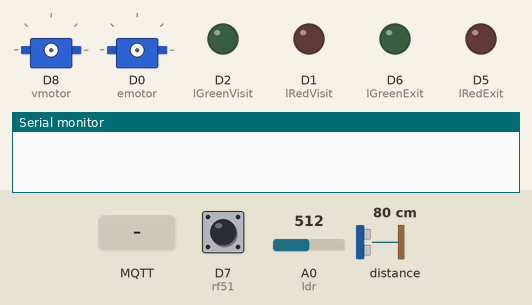
Simulated run of this sketch. Board: ESP8266 (NodeMCU). On the bench: 2 × servo, output pins drawn as LEDs (lit = HIGH), the last lines printed to the serial monitor. Wiring (inferred from the names in the program): ultrasonic range finder: trigger D4; echo D3. The inputs (shaded band) are chosen by the test bench; at power-on: D7 (rf51) HIGH, A0 (ldr) = 512, distance to the obstacle 80 cm. The echo pulse lasts 58.3 µs per cm; WiFi joins after 1.5 s; servers stay silent unless stated; no MQTT or app messages arrive unless stated; pins used as bus, display or sensor lines are not drawn.

Above: at 0.0 s.
At 2.7 s:
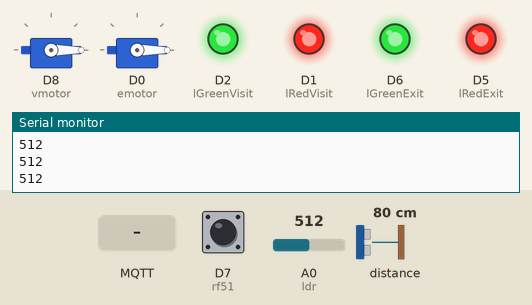
2.8 s: MQTT message "visit" arrives on the second subscribed topic
At 4.1 s:
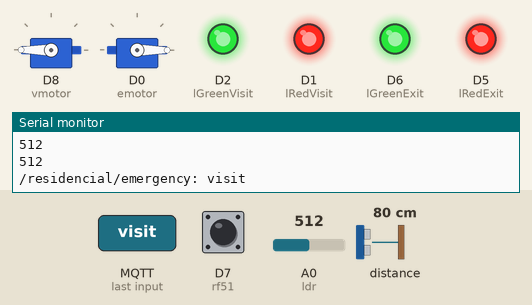
Timing chart, 0 to 9.3 s (numbered marks = the images above; inputs shaded):
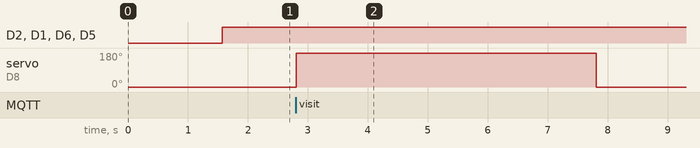

The sketch:

InvitadosMqtt.ino
```cpp
/* SG90          ESP8266
Brown            (GND)
Red              (VCC)
Orange           DIGITAL PIN: Visit D8 Salida D0
*/

/* Ultrasonic    ESP8266
triger           D4
echo             D3
*/

/* LED RGB INVITADOS
led Rojo D1
led Verde D2
*/

/* LED RGB SALIDA
led Rojo D5
led Verde D6
*/

/* LDR A0 */

#include <SPI.h>
#include <Servo.h>
#include <MFRC522.h>
#include <ESP8266WiFi.h>
#include <PubSubClient.h>

// PubSubClient
const char *ssid = "Loza";
const char *password = "e3dc108b83";

const char *mqtt_server = "192.168.5.37";
const char *mqtt_user = "loza";
const char *mqtt_password = "loza";

WiFiClient espClient;
PubSubClient mqttClient(espClient);

const char *subscriptions[] = {
  "/residencial/resident/door/",
  "/residencial/emergency",
  "/residencial/visit/door/"
};

const char *topics[] = {
  "/resident/target",
  "/residencial/visit"
};

//RFID
#define SS_PIN D2
#define RST_PIN D1
MFRC522 rfid(SS_PIN, RST_PIN);

//Servo Motor Exit
#define emotor D0
Servo ServoExit;

//Servo Motor Visit
#define vmotor D8
Servo ServoVisit;

//Ultrasonic
#define triger D4
#define echo D3

//LEDs Visit
#define lRedVisit D1
#define lGreenVisit D2

//LEDs Exit
#define lRedExit D5
#define lGreenExit D6

//LDR
#define ldr A0

//Infrarrojo
#define rf51 D7

//--------------------------------------------Infrarrojo----------------------------------------------------
void Infrared(){
  int value = digitalRead(rf51);
  if(value == 0){
    ExitDoor(180);
  }
}

//------------------------------------------------LEDs RGB-----------------------------------------------------
void RGBVisit(int led){
  int value = analogRead(ldr);
  if (value <= 250) {
    if (led != 0) {
      digitalWrite(lRedVisit, HIGH);
      digitalWrite(lGreenVisit, LOW);
    } else {
      digitalWrite(lRedVisit, LOW);
      digitalWrite(lGreenVisit, HIGH);
    }
  } else {
    digitalWrite(lRedVisit, HIGH);
    digitalWrite(lGreenVisit, HIGH);
  }
}

void RGBExit(int led){
  int value = analogRead(ldr);
  if (value <= 250) {
    if (led != 0) {
      digitalWrite(lRedExit, HIGH);
      digitalWrite(lGreenExit, LOW);
    } else {
      digitalWrite(lRedExit, LOW);
      digitalWrite(lGreenExit, HIGH);
    }
  } else {
    digitalWrite(lRedExit, HIGH);
    digitalWrite(lGreenExit, HIGH);
  }
}

//------------------------------------------------Servo Functions------------------------------------------------

void VisitDoor(int position) {
  if (position <= 180) {
    ServoVisit.write(180);
    RGBVisit(1);
    delay(5000);
    ServoVisit.write(0);
    RGBVisit(0);
  } else {
    Serial.println("Error to move servo");
  }
}

void ExitDoor(int position) {
  if (position <= 180) {
    ServoExit.write(180);
    RGBExit(1);
    delay(5000);
    ServoExit.write(0);
    RGBExit(0);
  } else {
    Serial.println("Error to move servo");
  }
}

//------------------------------------------------Ultrasonic Function------------------------------------------------
void UltraSonic() {

  digitalWrite(triger, LOW);
  delayMicroseconds(2);

  // Establece el TRIG en HIGH durante 10 ms
  digitalWrite(triger, HIGH);
  delayMicroseconds(10);
  digitalWrite(triger, LOW);

  float duration = pulseIn(echo, HIGH);

  float distance = (duration * 0.034 / 2);

  if(distance <= 10){
    Publish(topics[1], "active");
  }
}

//-------------------------------------------------Wifi Connection------------------------------------------------
void WifiConnection() {
  delay(10);
  Serial.printf("\nConectando a %s ", ssid);
  WiFi.begin(ssid, password);

  while (WiFi.status() != WL_CONNECTED) {
    delay(500);
    Serial.print(".");
  }

  Serial.println("\nConectado al WiFi");
}

//------------------------------------------------Mqtt Reconnection------------------------------------------------
void ReconnectMqtt() {
  while (!mqttClient.connected()) {
    Serial.println("Conectando al broker MQTT...");
    if (mqttClient.connect("ESP-Client", mqtt_user, mqtt_password)) {
      Serial.println("Conectado al MQTT Broker");
      for (int i = 0; i < sizeof(subscriptions) / sizeof(subscriptions[0]); i++) {
        mqttClient.subscribe(subscriptions[i]);
      }
    } else {
      Serial.print("Error de conexión, rc=");
      Serial.print(mqttClient.state());
      Serial.println(" Reintentando en 5 segundos");
      delay(5000);
    }
  }
}

//------------------------------------------------MQTT Functions------------------------------------------------
void Publish(const char *topic, const char *message) {
  mqttClient.publish(topic, message);
}

void CallBack(char *topic, byte *message, unsigned int length) {
  Serial.print(topic);
  Serial.print(": ");

  String data;

  for (int i = 0; i < length; i++) {
    data += (char)message[i];
  }

  Serial.println(data);

  WebDataManage(topic, data);
}

//------------------------------------------------Data from web------------------------------------------------
void WebDataManage(const char *topic, const String data) {
  if (strcmp(topic, subscriptions[1]) == 0) {
    if(data == "visit"){
      VisitDoor(180);
    }
  }
  if (strcmp(topic, subscriptions[2]) == 0) {
     if(data == "open"){
      VisitDoor(180);
    }
  }
}

void setup() {
  //Init wifi
  WifiConnection();

  //Init mqtt
  mqttClient.setServer(mqtt_server, 1883);
  mqttClient.setCallback(CallBack);

  //Init serial
  Serial.begin(115200);

  //Init servo visit
  ServoVisit.attach(vmotor);
  ServoVisit.write(0);

  //Init servo exit
  ServoExit.attach(emotor);
  ServoExit.write(0);

  //Init Ultrasonic
  pinMode(triger, OUTPUT);
  pinMode(echo, INPUT);

  //Init LEDs
  //Visit
  pinMode(lRedVisit,OUTPUT);
  pinMode(lGreenVisit,OUTPUT);
  //digitalWrite(lRedVisit,LOW);
  //digitalWrite(lGreenVisit,HIGH);
  //Exit
  pinMode(lRedExit,OUTPUT);
  pinMode(lGreenExit,OUTPUT);
  //digitalWrite(lRedExit,LOW);
  //digitalWrite(lGreenExit,HIGH);

  //Init LDR
  pinMode(ldr,INPUT);
}

void loop() {

  if (!mqttClient.connected()) {
    ReconnectMqtt();
  }
  mqttClient.loop();

  UltraSonic();

  Infrared();

  RGBVisit(0);
  RGBExit(0);

  int value = analogRead(ldr);
  Serial.println(value);
}
```

Measured:
- after the input at 2.8 s, servo on D8 (vmotor): 0° → 180° at once, → 0° 5.0 s later
